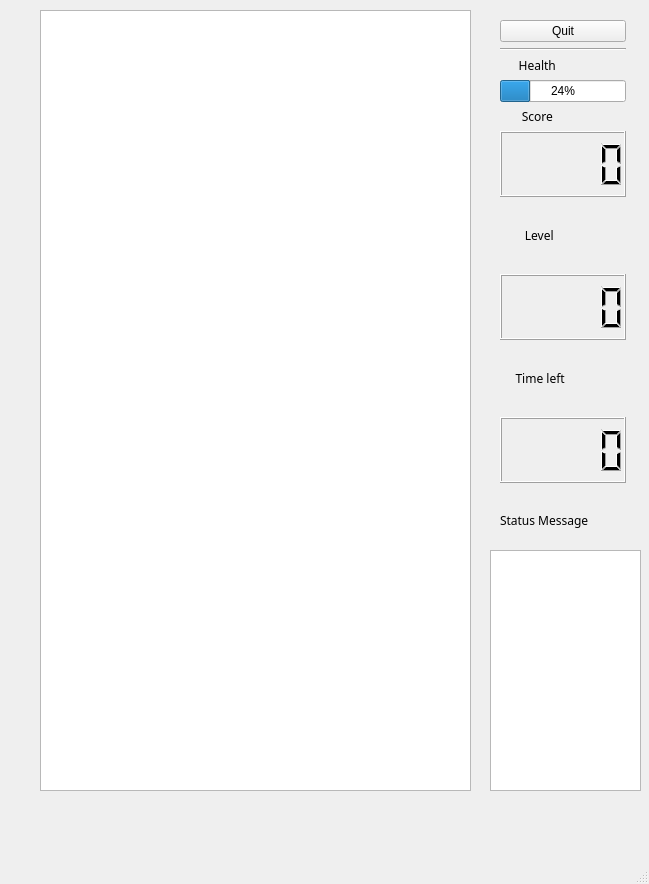
<?xml version="1.0" encoding="UTF-8"?>
<ui version="4.0">
 <class>GameEngine</class>
 <widget class="QMainWindow" name="GameEngine">
  <property name="geometry">
   <rect>
    <x>0</x>
    <y>0</y>
    <width>649</width>
    <height>884</height>
   </rect>
  </property>
  <property name="windowTitle">
   <string>Virus Fighter Game</string>
  </property>
  <widget class="QWidget" name="centralwidget">
   <widget class="QLabel" name="label_8">
    <property name="geometry">
     <rect>
      <x>30</x>
      <y>10</y>
      <width>601</width>
      <height>811</height>
     </rect>
    </property>
    <property name="text">
     <string/>
    </property>
   </widget>
   <widget class="QGraphicsView" name="graphicsView">
    <property name="geometry">
     <rect>
      <x>40</x>
      <y>10</y>
      <width>431</width>
      <height>781</height>
     </rect>
    </property>
   </widget>
   <widget class="QWidget" name="layoutWidget">
    <property name="geometry">
     <rect>
      <x>500</x>
      <y>20</y>
      <width>126</width>
      <height>463</height>
     </rect>
    </property>
    <layout class="QVBoxLayout" name="verticalLayout_7">
     <item>
      <layout class="QVBoxLayout" name="verticalLayout_6">
       <item>
        <layout class="QVBoxLayout" name="verticalLayout_5">
         <item>
          <layout class="QVBoxLayout" name="verticalLayout_3">
           <item>
            <layout class="QVBoxLayout" name="verticalLayout">
             <item>
              <widget class="QPushButton" name="Esc">
               <property name="text">
                <string>Quit</string>
               </property>
              </widget>
             </item>
            </layout>
           </item>
           <item>
            <widget class="Line" name="line">
             <property name="orientation">
              <enum>Qt::Horizontal</enum>
             </property>
            </widget>
           </item>
          </layout>
         </item>
         <item>
          <layout class="QVBoxLayout" name="verticalLayout_4">
           <item>
            <widget class="QLabel" name="label_3">
             <property name="font">
              <font>
               <family>STZhongsong</family>
              </font>
             </property>
             <property name="text">
              <string>      Health</string>
             </property>
            </widget>
           </item>
           <item>
            <widget class="QProgressBar" name="Health">
             <property name="value">
              <number>24</number>
             </property>
            </widget>
           </item>
          </layout>
         </item>
        </layout>
       </item>
       <item>
        <widget class="QLabel" name="label_7">
         <property name="font">
          <font>
           <family>STZhongsong</family>
          </font>
         </property>
         <property name="text">
          <string>       Score</string>
         </property>
        </widget>
       </item>
      </layout>
     </item>
     <item>
      <widget class="QLCDNumber" name="Score"/>
     </item>
     <item>
      <widget class="QLabel" name="label_9">
       <property name="font">
        <font>
         <family>STZhongsong</family>
        </font>
       </property>
       <property name="text">
        <string>        Level</string>
       </property>
      </widget>
     </item>
     <item>
      <widget class="QLCDNumber" name="Level"/>
     </item>
     <item>
      <widget class="QLabel" name="label_10">
       <property name="font">
        <font>
         <family>STZhongsong</family>
        </font>
       </property>
       <property name="text">
        <string>     Time left</string>
       </property>
      </widget>
     </item>
     <item>
      <widget class="QLCDNumber" name="Time_left"/>
     </item>
    </layout>
   </widget>
   <widget class="QTextBrowser" name="textBrowser">
    <property name="geometry">
     <rect>
      <x>490</x>
      <y>550</y>
      <width>151</width>
      <height>241</height>
     </rect>
    </property>
   </widget>
   <widget class="QLabel" name="label_11">
    <property name="geometry">
     <rect>
      <x>500</x>
      <y>490</y>
      <width>124</width>
      <height>60</height>
     </rect>
    </property>
    <property name="font">
     <font>
      <family>STZhongsong</family>
     </font>
    </property>
    <property name="text">
     <string>Status Message</string>
    </property>
   </widget>
  </widget>
  <widget class="QMenuBar" name="menubar">
   <property name="geometry">
    <rect>
     <x>0</x>
     <y>0</y>
     <width>649</width>
     <height>26</height>
    </rect>
   </property>
  </widget>
  <widget class="QStatusBar" name="statusbar"/>
 </widget>
 <resources/>
 <connections/>
</ui>
